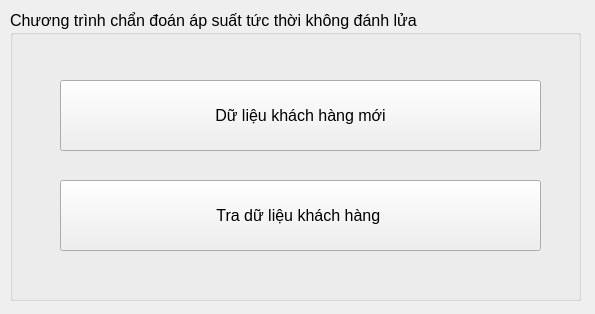
<?xml version="1.0" encoding="UTF-8"?>
<ui version="4.0">
 <class>HCMUT</class>
 <widget class="QWidget" name="HCMUT">
  <property name="geometry">
   <rect>
    <x>0</x>
    <y>0</y>
    <width>595</width>
    <height>314</height>
   </rect>
  </property>
  <property name="windowTitle">
   <string>HCMUT - Ho Chi Minh City University of Technology</string>
  </property>
  <widget class="QGroupBox" name="GB_BK">
   <property name="geometry">
    <rect>
     <x>10</x>
     <y>10</y>
     <width>571</width>
     <height>291</height>
    </rect>
   </property>
   <property name="font">
    <font>
     <pointsize>12</pointsize>
    </font>
   </property>
   <property name="title">
    <string>Chương trình chẩn đoán áp suất tức thời không đánh lửa</string>
   </property>
   <widget class="QPushButton" name="BT_custom_new">
    <property name="geometry">
     <rect>
      <x>50</x>
      <y>70</y>
      <width>481</width>
      <height>71</height>
     </rect>
    </property>
    <property name="text">
     <string>Dữ liệu khách hàng mới</string>
    </property>
   </widget>
   <widget class="QPushButton" name="BT_search_custom">
    <property name="geometry">
     <rect>
      <x>50</x>
      <y>170</y>
      <width>481</width>
      <height>71</height>
     </rect>
    </property>
    <property name="text">
     <string>Tra dữ liệu khách hàng </string>
    </property>
   </widget>
  </widget>
 </widget>
 <resources/>
 <connections/>
</ui>
